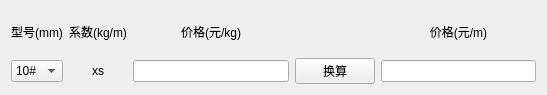
<?xml version="1.0" encoding="UTF-8"?>
<ui version="4.0">
 <class>Form</class>
 <widget class="QWidget" name="Form">
  <property name="geometry">
   <rect>
    <x>0</x>
    <y>0</y>
    <width>547</width>
    <height>95</height>
   </rect>
  </property>
  <property name="windowTitle">
   <string>槽钢</string>
  </property>
  <layout class="QHBoxLayout" name="horizontalLayout">
   <item>
    <layout class="QGridLayout" name="gridLayout">
     <item row="0" column="2">
      <widget class="QLabel" name="label_D">
       <property name="text">
        <string>价格(元/kg)</string>
       </property>
       <property name="alignment">
        <set>Qt::AlignCenter</set>
       </property>
      </widget>
     </item>
     <item row="0" column="4">
      <widget class="QLabel" name="label_RES">
       <property name="text">
        <string>价格(元/m)</string>
       </property>
       <property name="alignment">
        <set>Qt::AlignCenter</set>
       </property>
      </widget>
     </item>
     <item row="0" column="1">
      <widget class="QLabel" name="label_XS">
       <property name="text">
        <string>系数(kg/m)</string>
       </property>
       <property name="alignment">
        <set>Qt::AlignCenter</set>
       </property>
      </widget>
     </item>
     <item row="0" column="0">
      <widget class="QLabel" name="label">
       <property name="text">
        <string>型号(mm)</string>
       </property>
       <property name="alignment">
        <set>Qt::AlignCenter</set>
       </property>
      </widget>
     </item>
     <item row="1" column="0">
      <widget class="QComboBox" name="comboBox">
       <item>
        <property name="text">
         <string>10#</string>
        </property>
       </item>
      </widget>
     </item>
     <item row="1" column="1">
      <widget class="QLabel" name="label_XS_var">
       <property name="text">
        <string>xs</string>
       </property>
       <property name="alignment">
        <set>Qt::AlignCenter</set>
       </property>
      </widget>
     </item>
     <item row="1" column="2">
      <widget class="QLineEdit" name="lineEdit_D"/>
     </item>
     <item row="1" column="3">
      <widget class="QPushButton" name="pushButton">
       <property name="text">
        <string>换算</string>
       </property>
      </widget>
     </item>
     <item row="1" column="4">
      <widget class="QLineEdit" name="lineEdit_RES"/>
     </item>
    </layout>
   </item>
  </layout>
 </widget>
 <resources/>
 <connections/>
</ui>
